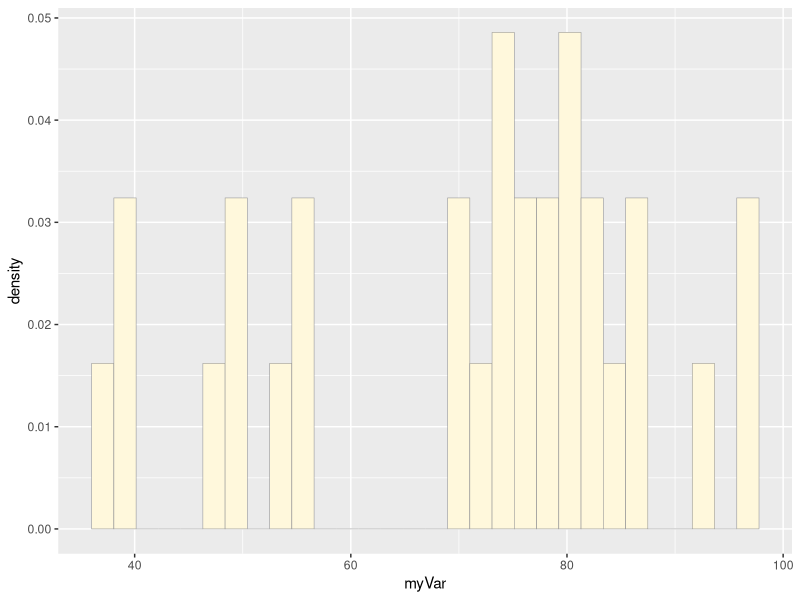
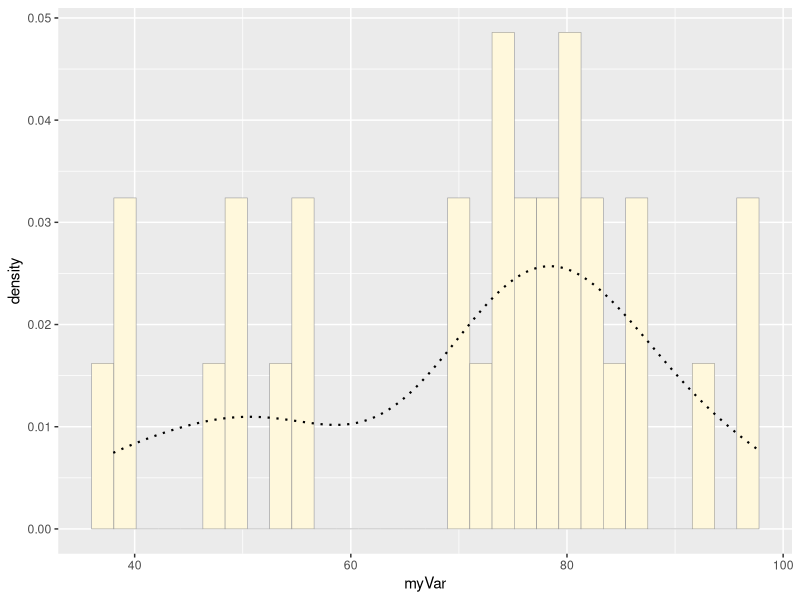

Generate these figures, in order, with R:
## ---- chunk 1
library(tidyverse)
longDat <- iris %>%
  gather(Sepal.Length:Petal.Width, key = "trait", value = "value") %>%
  arrange(Species)

head(longDat)

SpsTrait <- longDat %>%
  group_by(Species,trait) %>%
  summarize(meanValues = mean(value)) %>%
  arrange(Species,trait)
print(SpsTrait)
## ---- chunk 2
z <- read.table("MyDataFile.csv",header=TRUE,sep=",", stringsAsFactors=FALSE) # myVar is the RWC for the species studied
str(z)
summary(z)
print(z)
## ---- chunk 3
library(ggplot2) # for graphics
library(MASS) # for maximum likelihood estimation
## ---- chunk 4
p1 <- ggplot(data=z, aes(x=myVar, y=..density..)) +
  geom_histogram(color="grey60",fill="cornsilk",size=0.2) 
print(p1)
## ---- chunk 5
p1 <-  p1 +  geom_density(linetype="dotted",size=0.75)
print(p1)

